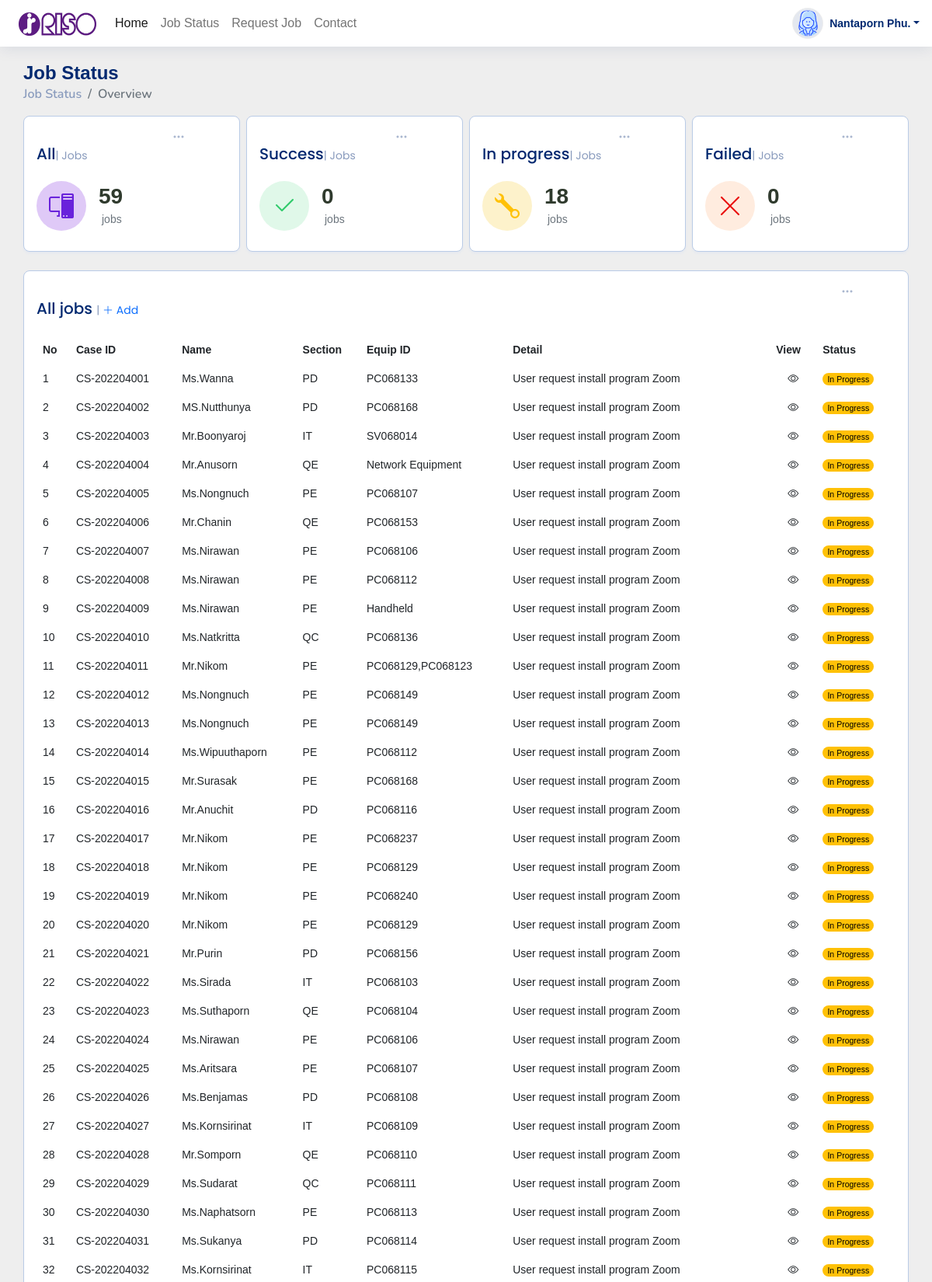
/user/home_u2.php (signed in, upper part), run on the app's committed database.
### tables this page shows
CREATE TABLE `rith_jobcase` (
  `job_id` varchar(50) NOT NULL,
  `job_date` date DEFAULT NULL,
  `user_name` varchar(50) DEFAULT NULL,
  `user_lastname` varchar(50) DEFAULT NULL,
  `user_sec` varchar(10) DEFAULT NULL,
  `user_mail` varchar(255) DEFAULT NULL,
  `item_name` varchar(50) DEFAULT NULL,
  `item_ass` varchar(50) DEFAULT NULL,
  `job_cat` varchar(20) DEFAULT NULL,
  `job_detail` varchar(255) DEFAULT NULL,
  `job_charger` varchar(50) DEFAULT NULL,
  `job_img` varchar(55) DEFAULT NULL,
  `chk_re` varchar(255) DEFAULT NULL,
  `re_de1` varchar(50) DEFAULT NULL,
  `re_date1` varchar(10) DEFAULT NULL,
  `re_de2` varchar(50) DEFAULT NULL,
  `re_date2` varchar(10) DEFAULT NULL,
  `job_status` varchar(25) DEFAULT 'Progress',
  `re_date3` date DEFAULT NULL,
  `re_com` varchar(255) DEFAULT NULL
);

### config/function.php (called while the page is built, shortened)
<?php
class DB_CON
{
    function __construct()
    {
        $connect = mysqli_connect(DB_SERVER, DB_USER, DB_PASS, DB_NAME);
        $this->dbcon = $connect;
    }
    public function fetchdata_jobs()
    {
        $result = mysqli_query($this->dbcon, "SELECT * FROM rith_jobcase");
        return $result;
    }
}

### user/home_u2.php (the view, shortened to what this page needs)
<?php
include_once('../config/function.php');
if (!isset($_SESSION)) {
?>
  <!DOCTYPE html>
  <html lang="en">
  <head>
    <link href="../assets/vendor/bootstrap/css/bootstrap.min.css" rel="stylesheet">
    <link href="../assets/vendor/bootstrap-icons/bootstrap-icons.css" rel="stylesheet">
    <link href="../assets/vendor/boxicons/css/boxicons.min.css" rel="stylesheet">
    <link href="../assets/vendor/quill/quill.snow.css" rel="stylesheet">
    <link href="../assets/vendor/quill/quill.bubble.css" rel="stylesheet">
    <link href="../assets/vendor/remixicon/remixicon.css" rel="stylesheet">
    <link href="../assets/vendor/simple-datatables/style.css" rel="stylesheet">
    <link href="https://cdn.jsdelivr.net/npm/bootstrap@5.0.2/dist/css/bootstrap.min.css" rel="stylesheet">
    <link href="../assets/css/style_u.css" rel="stylesheet">
  </head>
  <body>
    <header id="header" class="header fixed-top d-flex align-items-center">
      <nav class="navbar navbar-expand-lg" style="background-color: #ffffff;">
        <div class="container-fluid">
          <a class="navbar-brand" href="#"><img src="../assets/img/Riso-logo.jpg" alt="" width="100px" height="30px"></a>
          <div class="collapse navbar-collapse" id="navbarScroll">
            <ul class="navbar-nav me-auto my-2 my-lg-0 navbar-nav-scroll" style="--bs-scroll-height: 100px;">
              <li class="nav-item">
                <a class="nav-link active" aria-current="page" href="#">Home</a>
              </li>
              <li class="nav-item">
                <a class="nav-link " href="case_tbl.php">Job Status</a>
              </li>
              <li class="nav-item">
                <a class="nav-link  " href="case_ist.php">Request Job </a>
              </li>
              <li class="nav-item">
                <a class="nav-link" href="contact.php">Contact</a>
              </li>
            </ul>
          </div>
        </div>
      </nav>
      <nav class="header-nav ms-auto">
        <ul class="d-flex align-items-center">
          <li class="nav-item dropdown pe-3">
            <a class="nav-link nav-profile d-flex align-items-center pe-0" href="#" data-bs-toggle="dropdown">
              <img src="../upload/user_img/<?php echo $_SESSION['profile']; ?>" alt="" class="rounded-circle avatar-md-3 img-thumbnail">
              <span class="d-none d-md-block dropdown-toggle ps-2"><?php echo $_SESSION['name']; ?>&nbsp<?php echo $_SESSION['lname']; ?></span>
            </a>
          </li>
        </ul>
      </nav>
    </header>
    <main id="main" class="main">
      <div class="pagetitle">
        <h1>Job Status</h1>
        <nav>
          <ol class="breadcrumb">
            <li class="breadcrumb-item"><a href="#">Job Status</a></li>
            <li class="breadcrumb-item active">Overview</li>
          </ol>
        </nav>
      </div>
      <section class="section dashboard">
        <div class="row">
          <div class="col-xl-12">
            <div class="row">
              <div class="col-xxl-3 col-xl-3">
                <div class="card info-card users-card">
                  <div class="filter">
                    <a class="icon" href="#" data-bs-toggle="dropdown"><i class="bi bi-three-dots"></i></a>
                  </div>
                  <div class="card-body">
                    <h5 class="card-title">All<span>| Jobs</span></h5>
                    <div class="d-flex align-items-center">
                      <div class="card-icon rounded-circle d-flex align-items-center justify-content-center">
                        <i class="bi bi-pc-display"></i>
                      </div>
                      <div class="ps-3"> <?php
                                          require('../config/dbconnect.php');
                                          $sql = "SELECT COUNT(job_status) as total
                                                            FROM rith_jobcase ";
                                          $result = mysqli_query($connect, $sql);
                                          $total = mysqli_fetch_assoc($result);
                                          ?>
                        <h6><?php echo $total['total']; ?></h6>
                        <span class="text-muted small pt-2 ps-1">jobs</span>
                      </div>
                    </div>
                  </div>
                </div>
              </div>
              <div class="col-xxl-3 col-xl-3">
                <div class="card info-card equips-card">
                  <div class="filter">
                    <a class="icon" href="#" data-bs-toggle="dropdown"><i class="bi bi-three-dots"></i></a>
                  </div>
                  <div class="card-body">
                    <h5 class="card-title">Success<span>| Jobs</span></h5>
                    <div class="d-flex align-items-center">
                      <div class="card-icon rounded-circle d-flex align-items-center justify-content-center">
                        <i class="bi bi-check2"></i>
                      </div>
                      <div class="ps-3"><?php
                                        require('../config/dbconnect.php');
                                        $sql = "SELECT COUNT(job_status) as success
                                                            FROM rith_jobcase WHERE job_status = 'Complete'";
                                        $result = mysqli_query($connect, $sql);
                                        $success = mysqli_fetch_assoc($result);
                                        ?>
                        <h6><?php echo $success['success']; ?></h6>
                        <span class="text-muted small pt-2 ps-1">jobs</span>
                      </div>
                    </div>
                  </div>
                </div>
              </div>
              <div class="col-xxl-3 col-xl-3">
                <div class="card info-card jobs-card">
                  <div class="filter">
                    <a class="icon" href="#" data-bs-toggle="dropdown"><i class="bi bi-three-dots"></i></a>
                  </div>
                  <div class="card-body">
                    <h5 class="card-title">In progress<span>| Jobs</span></h5>
                    <div class="d-flex align-items-center">
                      <div class="card-icon rounded-circle d-flex align-items-center justify-content-center">
                        <i class="bi bi-wrench"></i>
                      </div>
                      <div class="ps-3"><?php
                                        require('../config/dbconnect.php');
                                        $sql = "SELECT COUNT(job_status) as fixing
                                                            FROM rith_jobcase WHERE (job_status = 'Progress')";
                                        $result = mysqli_query($connect, $sql);
                                        $fixing = mysqli_fetch_assoc($result);
                                        ?>
                        <h6><?php echo $fixing['fixing']; ?></h6>
                        <span class="text-muted small pt-2 ps-1">jobs</span>
                      </div>
                    </div>
                  </div>
                </div>
              </div>
              <div class="col-xxl-3 col-xl-3">
                <div class="card info-card cancel-card">
                  <div class="filter">
                    <a class="icon" href="#" data-bs-toggle="dropdown"><i class="bi bi-three-dots"></i></a>
                  </div>
                  <div class="card-body">
                    <h5 class="card-title">Failed<span>| Jobs</span></h5>
                    <div class="d-flex align-items-center">
                      <div class="card-icon rounded-circle d-flex align-items-center justify-content-center">
                        <i class="bi bi-x-lg"></i>
                      </div>
                      <div class="ps-3"><?php
                                        require('../config/dbconnect.php');
                                        $sql = "SELECT COUNT(job_status) as cancel
                                                            FROM rith_jobcase WHERE job_status = 'failed'";
                                        $result = mysqli_query($connect, $sql);
                                        $cancel = mysqli_fetch_assoc($result);
                                        ?>
                        <h6><?php echo $cancel['cancel']; ?></h6>
                        <span class="text-muted small pt-2 ps-1">jobs</span>
                      </div>
                    </div>
                  </div>
                </div>
              </div>
              <div class="col-12">
                <div class="card recent-sales overflow-auto">
                  <div class="filter">
                    <a class="icon" href="#" data-bs-toggle="dropdown"><i class="bi bi-three-dots"></i></a>
                  </div>
                  <div class="card-body">
                    <h5 class="card-title">All jobs <span>| <a href="case_ist.php" <i class="bi bi-plus-lg "></i>
                          Add</a></span></h5>
                    <table class="table table-borderless datatable">
                      <thead>
                        <tr>
                          <th scope="col" class="th1">No</th>
                          <th scope="col" class="th2">Case ID</th>
                          <th scope="col" class="th3">Name</th>
                          <th scope="col" class="th4">Section</th>
                          <th scope="col" class="th5">Equip ID</th>
                          <th scope="col" class="th6">Detail</th>
                          <th scope="col" class="th7">View</th>
                          <th scope="col" class="th8">Status</th>
                        </tr>
                      </thead>
                      <tbody>
                        <tr>
                          <?php
                          include_once('..\config\function.php');
                          $fetchdata = new DB_CON();
                          $sql = $fetchdata->fetchdata_jobs();
                          $order = 1;
                          while ($row = mysqli_fetch_assoc($sql)) {
                          ?>
                            <td class="column1"><?php echo $order++; ?></td>
                            <td class="column2">
                              <?php echo $row['job_id']; ?>
                            </td>
                            <td class="column3">
                              <?php echo $row['user_name']; ?>
                            </td>
                            <td class="column4">
                              <?php echo $row['user_sec']; ?>
                            </td>
                            <td class="column5">
                              <?php echo $row['item_name']; ?>
                            </td>
                            <td class="column6">
                              <?php echo $row['job_detail']; ?>
                            </td>
                            <td class="column7">
                              <a type="button" data-bs-toggle="modal" data-bs-target="#staticBackdrop<?php echo $row['job_id'] ?>"><i class="bi bi-eye"></i>
                              </a>
                            </td>
                            <td class="column8 align-items-center">
                              <?php
                              if ($row['job_status'] == 'Complete') {
                                echo '<span class="badge rounded-pill text-bg-success">Success</span>';
                              } elseif ($row['job_status'] == 'Failed') {
                                echo '<span class="badge rounded-pill text-bg-danger">Failed</span>';
                              } else {
                                echo '
                                <span class="badge rounded-pill text-bg-warning">In Progress</span>';
                              } ?>
                            </td>
                  </div>
                  </tr> <?php } ?>
      </section>
    </main>
  </body>
  </html>
<?php } ?>

### data on the page
rith_jobcase: job_id "CS-202204001", user_name "Ms.Wanna", user_sec "PD", item_name "PC068133", job_detail "User request install program Zoom", job_status "In Progress"
rith_jobcase: job_id "CS-202204002", user_name "MS.Nutthunya", user_sec "PD", item_name "PC068168", job_detail "User request install program Zoom", job_status "In Progress"
rith_jobcase: job_id "CS-202204003", user_name "Mr.Boonyaroj", user_sec "IT", item_name "SV068014", job_detail "User request install program Zoom", job_status "In Progress"
rith_jobcase: job_id "CS-202204004", user_name "Mr.Anusorn", user_sec "QE", item_name "Network Equipment", job_detail "User request install program Zoom", job_status "In Progress"
rith_jobcase: job_id "CS-202204005", user_name "Ms.Nongnuch", user_sec "PE", item_name "PC068107", job_detail "User request install program Zoom", job_status "In Progress"
rith_jobcase: job_id "CS-202204006", user_name "Mr.Chanin", user_sec "QE", item_name "PC068153", job_detail "User request install program Zoom", job_status "In Progress"
rith_jobcase: job_id "CS-202204007", user_name "Ms.Nirawan", user_sec "PE", item_name "PC068106", job_detail "User request install program Zoom", job_status "In Progress"
rith_jobcase: job_id "CS-202204008", user_name "Ms.Nirawan", user_sec "PE", item_name "PC068112", job_detail "User request install program Zoom", job_status "In Progress"
rith_jobcase: job_id "CS-202204009", user_name "Ms.Nirawan", user_sec "PE", item_name "Handheld", job_detail "User request install program Zoom", job_status "In Progress"
rith_jobcase: job_id "CS-202204010", user_name "Ms.Natkritta", user_sec "QC", item_name "PC068136", job_detail "User request install program Zoom", job_status "In Progress"
rith_jobcase: job_id "CS-202204011", user_name "Mr.Nikom", user_sec "PE", item_name "PC068129,PC068123", job_detail "User request install program Zoom", job_status "In Progress"
rith_jobcase: job_id "CS-202204012", user_name "Ms.Nongnuch", user_sec "PE", item_name "PC068149", job_detail "User request install program Zoom", job_status "In Progress"
rith_jobcase: job_id "CS-202204013", user_name "Ms.Nongnuch", user_sec "PE", item_name "PC068149", job_detail "User request install program Zoom", job_status "In Progress"
rith_jobcase: job_id "CS-202204014", user_name "Ms.Wipuuthaporn", user_sec "PE", item_name "PC068112", job_detail "User request install program Zoom", job_status "In Progress"
rith_jobcase: job_id "CS-202204015", user_name "Mr.Surasak", user_sec "PE", item_name "PC068168", job_detail "User request install program Zoom", job_status "In Progress"
rith_jobcase: job_id "CS-202204016", user_name "Mr.Anuchit", user_sec "PD", item_name "PC068116", job_detail "User request install program Zoom", job_status "In Progress"
rith_jobcase: job_id "CS-202204017", user_name "Mr.Nikom", user_sec "PE", item_name "PC068237", job_detail "User request install program Zoom", job_status "In Progress"
rith_jobcase: job_id "CS-202204018", user_name "Mr.Nikom", user_sec "PE", item_name "PC068129", job_detail "User request install program Zoom", job_status "In Progress"
rith_jobcase: job_id "CS-202204019", user_name "Mr.Nikom", user_sec "PE", item_name "PC068240", job_detail "User request install program Zoom", job_status "In Progress"
rith_jobcase: job_id "CS-202204020", user_name "Mr.Nikom", user_sec "PE", item_name "PC068129", job_detail "User request install program Zoom", job_status "In Progress"
rith_jobcase: job_id "CS-202204021", user_name "Mr.Purin", user_sec "PD", item_name "PC068156", job_detail "User request install program Zoom", job_status "In Progress"
rith_jobcase: job_id "CS-202204022", user_name "Ms.Sirada", user_sec "IT", item_name "PC068103", job_detail "User request install program Zoom", job_status "In Progress"
rith_jobcase: job_id "CS-202204023", user_name "Ms.Suthaporn", user_sec "QE", item_name "PC068104", job_detail "User request install program Zoom", job_status "In Progress"
rith_jobcase: job_id "CS-202204024", user_name "Ms.Nirawan", user_sec "PE", item_name "PC068106", job_detail "User request install program Zoom", job_status "In Progress"
rith_jobcase: job_id "CS-202204025", user_name "Ms.Aritsara", user_sec "PE", item_name "PC068107", job_detail "User request install program Zoom", job_status "In Progress"
rith_jobcase: job_id "CS-202204026", user_name "Ms.Benjamas", user_sec "PD", item_name "PC068108", job_detail "User request install program Zoom", job_status "In Progress"
rith_jobcase: job_id "CS-202204027", user_name "Ms.Kornsirinat", user_sec "IT", item_name "PC068109", job_detail "User request install program Zoom", job_status "In Progress"
rith_jobcase: job_id "CS-202204028", user_name "Mr.Somporn", user_sec "QE", item_name "PC068110", job_detail "User request install program Zoom", job_status "In Progress"
rith_jobcase: job_id "CS-202204029", user_name "Ms.Sudarat", user_sec "QC", item_name "PC068111", job_detail "User request install program Zoom", job_status "In Progress"
rith_jobcase: job_id "CS-202204030", user_name "Ms.Naphatsorn", user_sec "PE", item_name "PC068113", job_detail "User request install program Zoom", job_status "In Progress"
rith_jobcase: job_id "CS-202204031", user_name "Ms.Sukanya", user_sec "PD", item_name "PC068114", job_detail "User request install program Zoom", job_status "In Progress"
rith_jobcase: job_id "CS-202204032", user_name "Ms.Kornsirinat", user_sec "IT", item_name "PC068115", job_detail "User request install program Zoom", job_status "In Progress"

### other printed values
$_SESSION['name'] "Nantaporn"
$_SESSION['lname'] "Phu."
$total['total'] "59"
$success['success'] "0"
$fixing['fixing'] "18"
$cancel['cancel'] "0"
